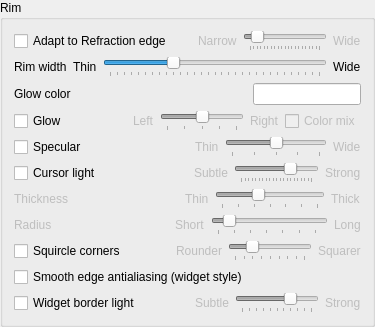
            <widget class="QGroupBox" name="rimGroupBox">
             <property name="title">
              <string>Rim</string>
             </property>
             <layout class="QVBoxLayout">
              <item>
               <layout class="QHBoxLayout" name="horizontalLayoutRimAdapt">
                <item>
                 <widget class="QCheckBox" name="kcfg_RimAdaptToRefraction">
                  <property name="toolTip">
                   <string>Derive the rim width from the refraction edge size so the rim follows the glass edge.</string>
                  </property>
                  <property name="text">
                   <string>Adapt to Refraction edge</string>
                  </property>
                 </widget>
                </item>
                <item>
                 <spacer name="horizontalSpacerRimAdapt">
                  <property name="orientation">
                   <enum>Qt::Orientation::Horizontal</enum>
                  </property>
                  <property name="sizeHint" stdset="0">
                   <size>
                    <width>20</width>
                    <height>20</height>
                   </size>
                  </property>
                 </spacer>
                </item>
                <item>
                 <widget class="QLabel" name="labelRimAdaptMultiplierNarrow">
                  <property name="enabled">
                   <bool>false</bool>
                  </property>
                  <property name="text">
                   <string>Narrow</string>
                  </property>
                 </widget>
                </item>
                <item>
                 <widget class="QSlider" name="kcfg_RimAdaptMultiplier">
                  <property name="enabled">
                   <bool>false</bool>
                  </property>
                  <property name="toolTip">
                   <string>Scales the automatically derived rim width from 0x to 2x the refraction edge.</string>
                  </property>
                  <property name="minimum">
                   <number>0</number>
                  </property>
                  <property name="maximum">
                   <number>20</number>
                  </property>
                  <property name="singleStep">
                   <number>1</number>
                  </property>
                  <property name="pageStep">
                   <number>2</number>
                  </property>
                  <property name="value">
                   <number>2</number>
                  </property>
                  <property name="orientation">
                   <enum>Qt::Orientation::Horizontal</enum>
                  </property>
                  <property name="tickPosition">
                   <enum>QSlider::TickPosition::TicksBelow</enum>
                  </property>
                 </widget>
                </item>
                <item>
                 <widget class="QLabel" name="labelRimAdaptMultiplierWide">
                  <property name="enabled">
                   <bool>false</bool>
                  </property>
                  <property name="text">
                   <string>Wide</string>
                  </property>
                 </widget>
                </item>
               </layout>
              </item>
              <item>
               <layout class="QHBoxLayout" name="horizontalLayoutRimWidth">
                <item>
                 <widget class="QLabel" name="labelRimWidth">
                  <property name="text">
                   <string>Rim width</string>
                  </property>
                 </widget>
                </item>
                <item>
                 <widget class="QLabel" name="labelRimWidthThin">
                  <property name="text">
                   <string>Thin</string>
                  </property>
                 </widget>
                </item>
                <item>
                 <widget class="QSlider" name="kcfg_RimWidth">
                  <property name="minimum">
                   <number>10</number>
                  </property>
                  <property name="maximum">
                   <number>40</number>
                  </property>
                  <property name="singleStep">
                   <number>1</number>
                  </property>
                  <property name="pageStep">
                   <number>1</number>
                  </property>
                  <property name="value">
                   <number>19</number>
                  </property>
                  <property name="orientation">
                   <enum>Qt::Orientation::Horizontal</enum>
                  </property>
                  <property name="tickPosition">
                   <enum>QSlider::TickPosition::TicksBelow</enum>
                  </property>
                 </widget>
                </item>
                <item>
                 <widget class="QLabel" name="labelRimWidthWide">
                  <property name="text">
                   <string>Wide</string>
                  </property>
                 </widget>
                </item>
               </layout>
              </item>
              <item>
               <layout class="QHBoxLayout" name="horizontalLayoutRimGlowColor">
                <item>
                 <widget class="QLabel" name="labelGlowColor">
                  <property name="text">
                   <string>Glow color</string>
                  </property>
                 </widget>
                </item>
                <item>
                 <widget class="QLineEdit" name="kcfg_GlowColor">
                  <property name="sizePolicy">
                   <sizepolicy hsizetype="Fixed" vsizetype="Fixed">
                    <horstretch>0</horstretch>
                    <verstretch>0</verstretch>
                   </sizepolicy>
                  </property>
                  <property name="toolTip">
                   <string>Enter a color in #AARRGGBB format. The A (alpha) channel sets glow strength.</string>
                  </property>
                 </widget>
                </item>
               </layout>
              </item>
              <item>
               <layout class="QHBoxLayout" name="horizontalLayoutRimGlow">
                <item>
                 <widget class="QCheckBox" name="kcfg_RimGlow">
                  <property name="text">
                   <string>Glow</string>
                  </property>
                  <property name="checked">
                   <bool>false</bool>
                  </property>
                 </widget>
                </item>
                <item>
                 <spacer name="horizontalSpacerRimGlow">
                  <property name="orientation">
                   <enum>Qt::Orientation::Horizontal</enum>
                  </property>
                  <property name="sizeHint" stdset="0">
                   <size>
                    <width>20</width>
                    <height>20</height>
                   </size>
                  </property>
                 </spacer>
                </item>
                <item>
                 <widget class="QLabel" name="labelGlowOffsetLeft">
                  <property name="enabled">
                   <bool>false</bool>
                  </property>
                  <property name="text">
                   <string>Left</string>
                  </property>
                 </widget>
                </item>
                <item>
                 <widget class="QSlider" name="kcfg_GlowOffset">
                  <property name="enabled">
                   <bool>false</bool>
                  </property>
                  <property name="toolTip">
                   <string>Shifts the glow along the horizontal axis. Centered by default.</string>
                  </property>
                  <property name="minimum">
                   <number>-100</number>
                  </property>
                  <property name="maximum">
                   <number>100</number>
                  </property>
                  <property name="singleStep">
                   <number>5</number>
                  </property>
                  <property name="pageStep">
                   <number>10</number>
                  </property>
                  <property name="value">
                   <number>0</number>
                  </property>
                  <property name="orientation">
                   <enum>Qt::Orientation::Horizontal</enum>
                  </property>
                  <property name="tickPosition">
                   <enum>QSlider::TickPosition::TicksBelow</enum>
                  </property>
                  <property name="tickInterval">
                   <number>50</number>
                  </property>
                 </widget>
                </item>
                <item>
                 <widget class="QLabel" name="labelGlowOffsetRight">
                  <property name="enabled">
                   <bool>false</bool>
                  </property>
                  <property name="text">
                   <string>Right</string>
                  </property>
                 </widget>
                </item>
                <item>
                 <widget class="QCheckBox" name="kcfg_RimGlowColorMix">
                  <property name="enabled">
                   <bool>false</bool>
                  </property>
                  <property name="toolTip">
                   <string>Mixes the refracted colors behind the window into the glow instead of using the glow color alone.</string>
                  </property>
                  <property name="text">
                   <string>Color mix</string>
                  </property>
                 </widget>
                </item>
               </layout>
              </item>
              <item>
               <layout class="QHBoxLayout" name="horizontalLayoutRimSpecular">
                <item>
                 <widget class="QCheckBox" name="kcfg_RimSpecular">
                  <property name="text">
                   <string>Specular</string>
                  </property>
                  <property name="checked">
                   <bool>false</bool>
                  </property>
                 </widget>
                </item>
                <item>
                 <spacer name="horizontalSpacerRimSpecular">
                  <property name="orientation">
                   <enum>Qt::Orientation::Horizontal</enum>
                  </property>
                  <property name="sizeHint" stdset="0">
                   <size>
                    <width>20</width>
                    <height>20</height>
                   </size>
                  </property>
                 </spacer>
                </item>
                <item>
                 <widget class="QLabel" name="labelRimSpecularScaleThin">
                  <property name="enabled">
                   <bool>false</bool>
                  </property>
                  <property name="text">
                   <string>Thin</string>
                  </property>
                 </widget>
                </item>
                <item>
                 <widget class="QSlider" name="kcfg_RimSpecularScale">
                  <property name="enabled">
                   <bool>false</bool>
                  </property>
                  <property name="toolTip">
                   <string>Scales the width of the specular highlight band on the rim.</string>
                  </property>
                  <property name="minimum">
                   <number>0</number>
                  </property>
                  <property name="maximum">
                   <number>20</number>
                  </property>
                  <property name="singleStep">
                   <number>1</number>
                  </property>
                  <property name="pageStep">
                   <number>5</number>
                  </property>
                  <property name="value">
                   <number>10</number>
                  </property>
                  <property name="orientation">
                   <enum>Qt::Orientation::Horizontal</enum>
                  </property>
                  <property name="tickPosition">
                   <enum>QSlider::TickPosition::TicksBelow</enum>
                  </property>
                  <property name="tickInterval">
                   <number>5</number>
                  </property>
                 </widget>
                </item>
                <item>
                 <widget class="QLabel" name="labelRimSpecularScaleWide">
                  <property name="enabled">
                   <bool>false</bool>
                  </property>
                  <property name="text">
                   <string>Wide</string>
                  </property>
                 </widget>
                </item>
               </layout>
              </item>
<item>
               <layout class="QHBoxLayout" name="horizontalLayoutCursorRim">
                <item>
                 <widget class="QCheckBox" name="kcfg_CursorRim">
                  <property name="text">
                   <string>Cursor light</string>
                  </property>
                  <property name="checked">
                   <bool>false</bool>
                  </property>
                 </widget>
                </item>
                <item>
                 <spacer name="horizontalSpacerCursorRim">
                  <property name="orientation">
                   <enum>Qt::Orientation::Horizontal</enum>
                  </property>
                  <property name="sizeHint" stdset="0">
                   <size>
                    <width>20</width>
                    <height>20</height>
                   </size>
                  </property>
                 </spacer>
                </item>
                <item>
                 <widget class="QLabel" name="labelCursorRimStrengthThin">
                  <property name="enabled">
                   <bool>false</bool>
                  </property>
                  <property name="text">
                   <string>Subtle</string>
                  </property>
                 </widget>
                </item>
                <item>
                 <widget class="QSlider" name="kcfg_CursorRimStrength">
                  <property name="enabled">
                   <bool>false</bool>
                  </property>
                  <property name="toolTip">
                   <string>Brightness of the rim highlight that follows the mouse cursor.</string>
                  </property>
                  <property name="minimum">
                   <number>0</number>
                  </property>
                  <property name="maximum">
                   <number>100</number>
                  </property>
                  <property name="singleStep">
                   <number>1</number>
                  </property>
                  <property name="pageStep">
                   <number>5</number>
                  </property>
                  <property name="value">
                   <number>70</number>
                  </property>
                  <property name="orientation">
                   <enum>Qt::Orientation::Horizontal</enum>
                  </property>
                  <property name="tickPosition">
                   <enum>QSlider::TickPosition::TicksBelow</enum>
                  </property>
                  <property name="tickInterval">
                   <number>5</number>
                  </property>
                 </widget>
                </item>
                <item>
                 <widget class="QLabel" name="labelCursorRimStrengthWide">
                  <property name="enabled">
                   <bool>false</bool>
                  </property>
                  <property name="text">
                   <string>Strong</string>
                  </property>
                 </widget>
                </item>
               </layout>
              </item>
<item>
               <layout class="QHBoxLayout" name="horizontalLayoutCursorRimThickness">
                <item>
                 <widget class="QLabel" name="labelCursorRimThicknessTitle">
                  <property name="enabled">
                   <bool>false</bool>
                  </property>
                  <property name="text">
                   <string>Thickness</string>
                  </property>
                 </widget>
                </item>
                <item>
                 <spacer name="horizontalSpacerCursorRimThickness">
                  <property name="orientation">
                   <enum>Qt::Orientation::Horizontal</enum>
                  </property>
                  <property name="sizeHint" stdset="0">
                   <size>
                    <width>20</width>
                    <height>20</height>
                   </size>
                  </property>
                 </spacer>
                </item>
                <item>
                 <widget class="QLabel" name="labelCursorRimThicknessLow">
                  <property name="enabled">
                   <bool>false</bool>
                  </property>
                  <property name="text">
                   <string>Thin</string>
                  </property>
                 </widget>
                </item>
                <item>
                 <widget class="QSlider" name="kcfg_CursorRimThickness">
                  <property name="enabled">
                   <bool>false</bool>
                  </property>
                  <property name="toolTip">
                   <string>Brightness of the rim highlight that follows the mouse cursor.</string>
                  </property>
                  <property name="minimum">
                   <number>30</number>
                  </property>
                  <property name="maximum">
                   <number>150</number>
                  </property>
                  <property name="singleStep">
                   <number>5</number>
                  </property>
                  <property name="pageStep">
                   <number>10</number>
                  </property>
                  <property name="value">
                   <number>75</number>
                  </property>
                  <property name="orientation">
                   <enum>Qt::Orientation::Horizontal</enum>
                  </property>
                  <property name="tickPosition">
                   <enum>QSlider::TickPosition::TicksBelow</enum>
                  </property>
                  <property name="tickInterval">
                   <number>20</number>
                  </property>
                 </widget>
                </item>
                <item>
                 <widget class="QLabel" name="labelCursorRimThicknessHigh">
                  <property name="enabled">
                   <bool>false</bool>
                  </property>
                  <property name="text">
                   <string>Thick</string>
                  </property>
                 </widget>
                </item>
               </layout>
              </item>
<item>
               <layout class="QHBoxLayout" name="horizontalLayoutCursorRimRadius">
                <item>
                 <widget class="QLabel" name="labelCursorRimRadiusTitle">
                  <property name="enabled">
                   <bool>false</bool>
                  </property>
                  <property name="text">
                   <string>Radius</string>
                  </property>
                 </widget>
                </item>
                <item>
                 <spacer name="horizontalSpacerCursorRimRadius">
                  <property name="orientation">
                   <enum>Qt::Orientation::Horizontal</enum>
                  </property>
                  <property name="sizeHint" stdset="0">
                   <size>
                    <width>20</width>
                    <height>20</height>
                   </size>
                  </property>
                 </spacer>
                </item>
                <item>
                 <widget class="QLabel" name="labelCursorRimRadiusLow">
                  <property name="enabled">
                   <bool>false</bool>
                  </property>
                  <property name="text">
                   <string>Short</string>
                  </property>
                 </widget>
                </item>
                <item>
                 <widget class="QSlider" name="kcfg_CursorRimRadius">
                  <property name="enabled">
                   <bool>false</bool>
                  </property>
                  <property name="toolTip">
                   <string>Brightness of the rim highlight that follows the mouse cursor.</string>
                  </property>
                  <property name="minimum">
                   <number>20</number>
                  </property>
                  <property name="maximum">
                   <number>400</number>
                  </property>
                  <property name="singleStep">
                   <number>5</number>
                  </property>
                  <property name="pageStep">
                   <number>20</number>
                  </property>
                  <property name="value">
                   <number>60</number>
                  </property>
                  <property name="orientation">
                   <enum>Qt::Orientation::Horizontal</enum>
                  </property>
                  <property name="tickPosition">
                   <enum>QSlider::TickPosition::TicksBelow</enum>
                  </property>
                  <property name="tickInterval">
                   <number>60</number>
                  </property>
                 </widget>
                </item>
                <item>
                 <widget class="QLabel" name="labelCursorRimRadiusHigh">
                  <property name="enabled">
                   <bool>false</bool>
                  </property>
                  <property name="text">
                   <string>Long</string>
                  </property>
                 </widget>
                </item>
               </layout>
              </item>
<item>
               <layout class="QHBoxLayout" name="horizontalLayoutSquircleCorners">
                <item>
                 <widget class="QCheckBox" name="kcfg_SquircleCorners">
                  <property name="text">
                   <string>Squircle corners</string>
                  </property>
                  <property name="checked">
                   <bool>false</bool>
                  </property>
                 </widget>
                </item>
                <item>
                 <spacer name="horizontalSpacerSquircleCorners">
                  <property name="orientation">
                   <enum>Qt::Orientation::Horizontal</enum>
                  </property>
                  <property name="sizeHint" stdset="0">
                   <size>
                    <width>20</width>
                    <height>20</height>
                   </size>
                  </property>
                 </spacer>
                </item>
                <item>
                 <widget class="QLabel" name="labelSquircleExponentThin">
                  <property name="enabled">
                   <bool>false</bool>
                  </property>
                  <property name="text">
                   <string>Rounder</string>
                  </property>
                 </widget>
                </item>
                <item>
                 <widget class="QSlider" name="kcfg_SquircleExponent">
                  <property name="enabled">
                   <bool>false</bool>
                  </property>
                  <property name="toolTip">
                   <string>Superellipse exponent of the corners: 2.0 is a circle, higher is squarer (macOS is around 4 to 5).</string>
                  </property>
                  <property name="minimum">
                   <number>21</number>
                  </property>
                  <property name="maximum">
                   <number>100</number>
                  </property>
                  <property name="singleStep">
                   <number>1</number>
                  </property>
                  <property name="pageStep">
                   <number>5</number>
                  </property>
                  <property name="value">
                   <number>40</number>
                  </property>
                  <property name="orientation">
                   <enum>Qt::Orientation::Horizontal</enum>
                  </property>
                  <property name="tickPosition">
                   <enum>QSlider::TickPosition::TicksBelow</enum>
                  </property>
                  <property name="tickInterval">
                   <number>10</number>
                  </property>
                 </widget>
                </item>
                <item>
                 <widget class="QLabel" name="labelSquircleExponentWide">
                  <property name="enabled">
                   <bool>false</bool>
                  </property>
                  <property name="text">
                   <string>Squarer</string>
                  </property>
                 </widget>
                </item>
               </layout>
              </item>
<item>
          <widget class="QCheckBox" name="kcfg_EdgeAA">
           <property name="toolTip">
            <string>Smooth 1px edge mask with a shaded outer feather, taken from the macOS widgets. Also removes jagged corners.</string>
           </property>
           <property name="text">
            <string>Smooth edge antialiasing (widget style)</string>
           </property>
          </widget>
         </item>
<item>
               <layout class="QHBoxLayout" name="horizontalLayoutWidgetBorder">
                <item>
                 <widget class="QCheckBox" name="kcfg_WidgetBorder">
                  <property name="text">
                   <string>Widget border light</string>
                  </property>
                  <property name="checked">
                   <bool>false</bool>
                  </property>
                 </widget>
                </item>
                <item>
                 <spacer name="horizontalSpacerWidgetBorder">
                  <property name="orientation">
                   <enum>Qt::Orientation::Horizontal</enum>
                  </property>
                  <property name="sizeHint" stdset="0">
                   <size>
                    <width>20</width>
                    <height>20</height>
                   </size>
                  </property>
                 </spacer>
                </item>
                <item>
                 <widget class="QLabel" name="labelWidgetBorderStrengthThin">
                  <property name="enabled">
                   <bool>false</bool>
                  </property>
                  <property name="text">
                   <string>Subtle</string>
                  </property>
                 </widget>
                </item>
                <item>
                 <widget class="QSlider" name="kcfg_WidgetBorderStrength">
                  <property name="enabled">
                   <bool>false</bool>
                  </property>
                  <property name="toolTip">
                   <string>Border highlight ported from the macOS widgets: a stroke that tapers away from the cursor, plus a fainter opposite light. Works best with the Radius/Thickness cursor light turned off.</string>
                  </property>
                  <property name="minimum">
                   <number>0</number>
                  </property>
                  <property name="maximum">
                   <number>100</number>
                  </property>
                  <property name="singleStep">
                   <number>1</number>
                  </property>
                  <property name="pageStep">
                   <number>5</number>
                  </property>
                  <property name="value">
                   <number>70</number>
                  </property>
                  <property name="orientation">
                   <enum>Qt::Orientation::Horizontal</enum>
                  </property>
                  <property name="tickPosition">
                   <enum>QSlider::TickPosition::TicksBelow</enum>
                  </property>
                  <property name="tickInterval">
                   <number>10</number>
                  </property>
                 </widget>
                </item>
                <item>
                 <widget class="QLabel" name="labelWidgetBorderStrengthWide">
                  <property name="enabled">
                   <bool>false</bool>
                  </property>
                  <property name="text">
                   <string>Strong</string>
                  </property>
                 </widget>
                </item>
               </layout>
              </item>
             </layout>
            </widget>
